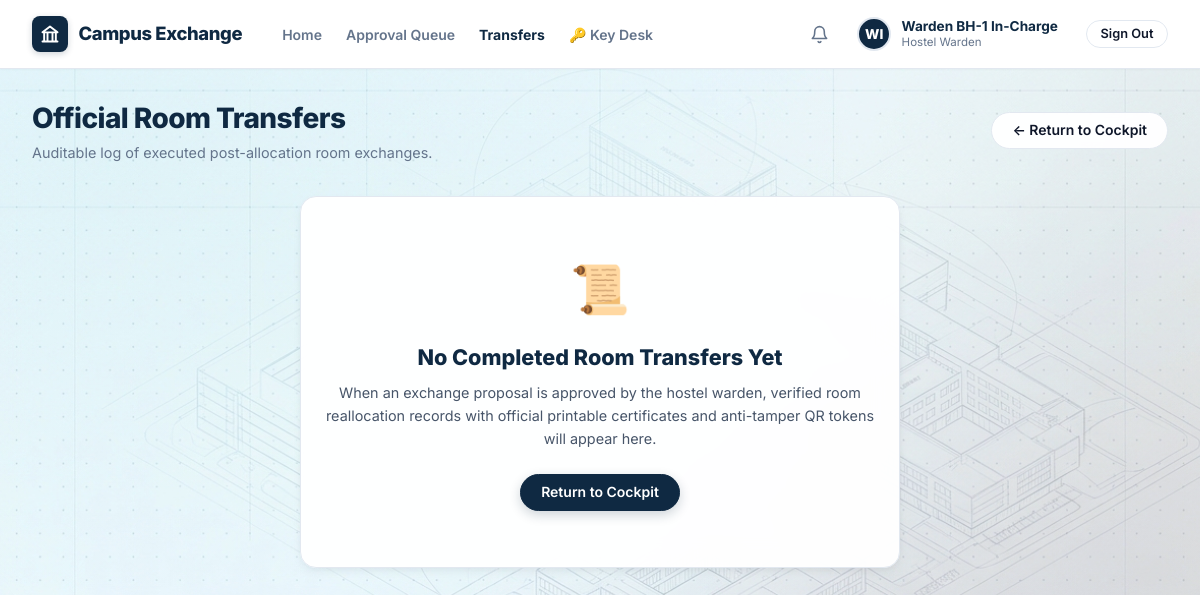
The page /transfers/ (signed in) on the database as committed earlier.
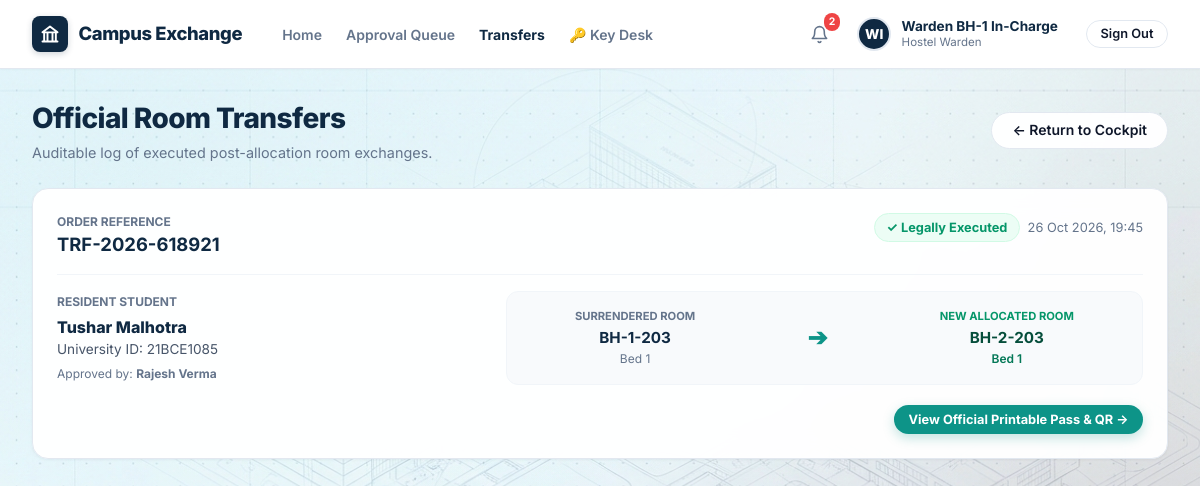
The same page on the database as committed later.
### exchange/models.py (models this page shows, shortened)
class TransferRecord(models.Model):
    transfer_code = models.CharField(max_length=35, unique=True, db_index=True)
    proposal = models.ForeignKey(ExchangeProposal, on_delete=models.PROTECT, related_name='transfer_records')
    student = models.ForeignKey(settings.AUTH_USER_MODEL, on_delete=models.PROTECT, related_name='completed_transfers')
    previous_bed = models.ForeignKey(Bed, on_delete=models.PROTECT, related_name='transferred_from_records')
    new_bed = models.ForeignKey(Bed, on_delete=models.PROTECT, related_name='transferred_to_records')
    approved_by = models.ForeignKey(settings.AUTH_USER_MODEL, on_delete=models.PROTECT, related_name='authorized_transfers')
    completed_at = models.DateTimeField(auto_now_add=True)
    verification_token = models.UUIDField(default=uuid.uuid4, unique=True, editable=False)
    class Meta:
        ordering = ['-completed_at']

### accounts/models.py (models this page shows, shortened)
class User(AbstractUser):
    class Role(models.TextChoices):
        STUDENT = 'student', 'Student'
        WARDEN = 'warden', 'Hostel Warden'
        CHIEF_WARDEN = 'chief_warden', 'Chief Warden'
        ADMIN = 'admin', 'Hostel Administrator'
        DSW = 'dsw', 'Dean of Student Welfare (DSW)'
    class Gender(models.TextChoices):
        MALE = 'M', 'Male'
        FEMALE = 'F', 'Female'
        OTHER = 'O', 'Other'
    university_id = models.CharField(max_length=30, unique=True, db_index=True)
    role = models.CharField(max_length=20, choices=Role.choices, default=Role.STUDENT, db_index=True)
    phone = models.CharField(max_length=20, blank=True)
    gender = models.CharField(max_length=1, choices=Gender.choices, default=Gender.MALE)
    has_fee_clearance = models.BooleanField(default=True, help_text="Verified student fee clearance")
    has_disciplinary_hold = models.BooleanField(default=False, help_text="Active university disciplinary restriction")
    last_transferred_at = models.DateTimeField(null=True, blank=True, help_text="Timestamp of last completed room swap")
    created_at = models.DateTimeField(auto_now_add=True)
    updated_at = models.DateTimeField(auto_now=True)
    @property
    def is_student(self):
        return self.role == self.Role.STUDENT
    @property
    def is_warden(self):
        return self.role in (self.Role.WARDEN, self.Role.CHIEF_WARDEN)
    @property
    def is_chief_warden(self):
        return self.role == self.Role.CHIEF_WARDEN
    @property
    def is_admin_role(self):
        return self.role == self.Role.ADMIN or self.is_superuser
    @property
    def is_dsw(self):
        return self.role == self.Role.DSW

### hostel/models.py (models this page shows, shortened)
class Bed(models.Model):
    class OccupancyStatus(models.TextChoices):
        VACANT = 'VACANT', 'Vacant'
        OCCUPIED = 'OCCUPIED', 'Occupied'
        LOCKED_FOR_TRANSFER = 'LOCKED_FOR_TRANSFER', 'Locked for Transfer'
        MAINTENANCE = 'MAINTENANCE', 'Under Maintenance'
    room = models.ForeignKey(Room, on_delete=models.CASCADE, related_name='beds')
    bed_number = models.CharField(max_length=20)
    current_occupant = models.OneToOneField(
        settings.AUTH_USER_MODEL,
        null=True,
        blank=True,
        on_delete=models.SET_NULL,
        related_name='allocated_bed'
    )
    occupancy_status = models.CharField(
        max_length=25,
        choices=OccupancyStatus.choices,
        default=OccupancyStatus.VACANT,
        db_index=True
    )
    class Meta:
        unique_together = ('room', 'bed_number')
        ordering = ['room', 'bed_number']

class Room(models.Model):
    class RoomType(models.TextChoices):
        SINGLE = 'SINGLE', '1-Seater (Single)'
        DOUBLE = 'DOUBLE', '2-Seater (Double Sharing)'
        TRIPLE = 'TRIPLE', '3-Seater (Triple Sharing)'
        FOUR_SHARING = 'FOUR_SHARING', '4-Seater (Quad Sharing)'
        SEVEN_SEATER = 'SEVEN_SEATER', '7-Seater (Dormitory)'
        EIGHT_SEATER = 'EIGHT_SEATER', '8-Seater (Dormitory)'
    block = models.ForeignKey(Block, on_delete=models.CASCADE, related_name='rooms')
    room_number = models.CharField(max_length=20)
    floor = models.IntegerField(default=1)
    room_type = models.CharField(max_length=20, choices=RoomType.choices, default=RoomType.DOUBLE)
    capacity = models.PositiveIntegerField(default=2)
    has_attached_bath = models.BooleanField(default=False)
    has_ac = models.BooleanField(default=False)
    is_active = models.BooleanField(default=True)
    class Meta:
        unique_together = ('block', 'room_number')
        ordering = ['block', 'floor', 'room_number']

class Block(models.Model):
    hostel = models.ForeignKey(Hostel, on_delete=models.CASCADE, related_name='blocks')
    name = models.CharField(max_length=50)
    code = models.CharField(max_length=10)
    class Meta:
        unique_together = ('hostel', 'code')

class Hostel(models.Model):
    class GenderType(models.TextChoices):
        MALE = 'MALE', 'Boys Hostel'
        FEMALE = 'FEMALE', 'Girls Hostel'
        COED = 'COED', 'Co-Ed Residence'
    name = models.CharField(max_length=100, unique=True)
    code = models.CharField(max_length=20, unique=True)
    gender_type = models.CharField(max_length=10, choices=GenderType.choices, default=GenderType.MALE)
    is_active = models.BooleanField(default=True)
    warden = models.ForeignKey(
        settings.AUTH_USER_MODEL,
        null=True,
        blank=True,
        on_delete=models.SET_NULL,
        related_name='managed_hostels'
    )

### exchange/views.py (the view, shortened to what this page needs)
# urls.py: path('transfers/', views.transfers_list_view, name='transfers_list'),
def transfers_list_view(request):
    user = request.user
    if user.is_warden or user.is_admin_role or user.is_dsw:
        transfers = TransferRecord.objects.all().select_related(
            'student',
            'previous_bed__room__block__hostel',
            'new_bed__room__block__hostel',
            'approved_by'
        )[:50]
    return render(request, 'exchange/transfers_list.html', {'transfers': transfers})

### templates/exchange/transfers_list.html (shortened to what the changed rows need)
{% extends 'base.html' %}
{% load static %}
{% block content %}
<div class="page-header" style="margin-bottom: 1.5rem;">
  <div class="page-title-group">
    <h1>Official Room Transfers</h1>
  </div>
</div>
{% if transfers %}
  <div style="display: flex; flex-direction: column; gap: 1.25rem; margin-bottom: 2.5rem;">
    {% for t in transfers %}
      <div class="card" style="padding: 1.5rem; box-shadow: var(--shadow-sm);">
        <div style="display: flex; justify-content: space-between; align-items: flex-start; flex-wrap: wrap; gap: 0.75rem; border-bottom: 1px solid var(--border-subtle); padding-bottom: 1rem; margin-bottom: 1rem;">
          <div>
            <div style="font-size: 0.75rem; font-weight: 700; color: var(--text-muted); text-transform: uppercase;">
              Order Reference
            </div>
            <strong style="font-size: 1.15rem; color: var(--navy-800); font-family: var(--font-mono);">
              {{ t.transfer_code }}
            </strong>
          </div>
          <div style="display: flex; align-items: center; gap: 0.5rem;">
            <span class="badge badge-green" style="font-size: 0.8rem;">
              ✓ Legally Executed
            </span>
            <span style="font-size: 0.8rem; color: var(--text-muted);">
              {{ t.completed_at|date:"d M Y, H:i" }}
            </span>
          </div>
        </div>
        <div class="grid-2" style="grid-template-columns: 1fr 1.5fr; gap: 1.5rem; align-items: center;">
          <div>
            <div style="font-size: 0.75rem; font-weight: 700; color: var(--text-muted); text-transform: uppercase; margin-bottom: 0.25rem;">
              Resident Student
            </div>
            <div style="font-size: 1rem; font-weight: 800; color: var(--navy-800);">
              {{ t.student.get_full_name|default:t.student.username }}
            </div>
            <div style="font-size: 0.85rem; color: var(--text-secondary);">
              University ID: {{ t.student.university_id }}
            </div>
            <div style="font-size: 0.75rem; color: var(--text-muted); margin-top: 0.35rem;">
              Approved by: <strong>{{ t.approved_by.get_full_name|default:"Hostel Warden" }}</strong>
            </div>
          </div>
          <div style="display: flex; align-items: center; justify-content: space-around; background: #F8FAFC; border: 1px solid var(--border-subtle); border-radius: var(--radius-md); padding: 1rem; flex-wrap: wrap; gap: 0.5rem;">
            <div style="text-align: center;">
              <div style="font-size: 0.7rem; font-weight: 700; color: #64748B; text-transform: uppercase;">Surrendered Room</div>
              <strong style="font-size: 0.95rem; color: var(--navy-800);">{{ t.previous_bed.room.block.hostel.code }}-{{ t.previous_bed.room.room_number }}</strong>
              <div style="font-size: 0.75rem; color: var(--text-muted);">{{ t.previous_bed.bed_number }}</div>
            </div>
            <div style="font-size: 1.5rem; color: #0D9488; font-weight: bold;">➔</div>
            <div style="text-align: center;">
              <div style="font-size: 0.7rem; font-weight: 700; color: #059669; text-transform: uppercase;">New Allocated Room</div>
              <strong style="font-size: 0.95rem; color: #064E3B;">{{ t.new_bed.room.block.hostel.code }}-{{ t.new_bed.room.room_number }}</strong>
              <div style="font-size: 0.75rem; color: #047857; font-weight: 600;">{{ t.new_bed.bed_number }}</div>
            </div>
          </div>
        </div>
        <div style="margin-top: 1.25rem; display: flex; justify-content: flex-end;">
          <a href="{% url 'transfer_letter' pk=t.id %}" class="btn btn-teal btn-sm" style="font-weight: 700;">
            View Official Printable Pass &amp; QR →
          </a>
        </div>
      </div>
    {% endfor %}
  </div>
{% else %}
  <div class="card" style="padding: 3.5rem 1.5rem; text-align: center; max-width: 600px; margin: 2rem auto;">
    <div style="font-size: 3rem; margin-bottom: 1rem;">📜</div>
    <h2 style="font-size: 1.35rem; font-weight: 800; color: var(--navy-800); margin-bottom: 0.5rem;">
      No Completed Room Transfers Yet
    </h2>
    <p style="font-size: 0.9rem; color: var(--text-secondary); line-height: 1.6; margin-bottom: 1.5rem;">
      When an exchange proposal is approved by the hostel warden, verified room reallocation records with official printable certificates and anti-tamper QR tokens will appear here.
    </p>
    <a href="{% url 'dashboard' %}" class="btn btn-primary">
      Return to Cockpit
    </a>
  </div>
{% endif %}
{% endblock %}

### templates/base.html (shortened to what the changed rows need)
<!DOCTYPE html>
<html lang="en">
<head>
  {% load static %}
  <link rel="stylesheet" href="{% static 'css/style.css' %}">
</head>
<body>
  <header class="top-navbar">
    <div class="navbar-inner">
      <div class="navbar-controls">
        {% if user.is_authenticated %}
          <a href="{% url 'dashboard' %}" class="nav-icon-bell" title="Notifications" style="position: relative;">
            <svg width="19" height="19" viewBox="0 0 24 24" fill="none" stroke="currentColor" stroke-width="2" stroke-linecap="round" stroke-linejoin="round">
              <path d="M18 8A6 6 0 0 0 6 8c0 7-3 9-3 9h18s-3-2-3-9"></path>
              <path d="M13.73 21a2 2 0 0 1-3.46 0"></path>
            </svg>
            {% if unread_notifications_count > 0 %}
              <span style="position: absolute; top: -3px; right: -3px; background: #EF4444; color: #FFFFFF; font-size: 0.65rem; padding: 1px 5px; border-radius: 10px; font-weight: 700;">{{ unread_notifications_count }}</span>
            {% endif %}
          </a>
        {% endif %}
      </div>
    </div>
  </header>
  <main class="main-container">
    {% block content %}{% endblock %}
  </main>
</body>
</html>

Rows that differ between the two databases and show on the page:
added TransferRecord: transfer_code "TRF-2026-618921", completed_at "26 Oct 2026, 19:45", student.get_full_name "Tushar Malhotra", student.university_id "21BCE1085", approved_by.get_full_name "Rajesh Verma", previous_bed.room.block.hostel.code "BH-1", previous_bed.room.room_number "203", previous_bed.bed_number "Bed 1", new_bed.room.block.hostel.code "BH-2", new_bed.room.room_number "203", new_bed.bed_number "Bed 1"
Other text that changed with them:
{{ unread_notifications_count }}: (not shown) → "2"
text no longer shown: "📜 No Completed Room Transfers Yet When an exchange proposal is approved by the hostel warden, verified room reallocation records with official printable certificates and anti-tamper QR tokens will appear here. Return to Cockpit"
